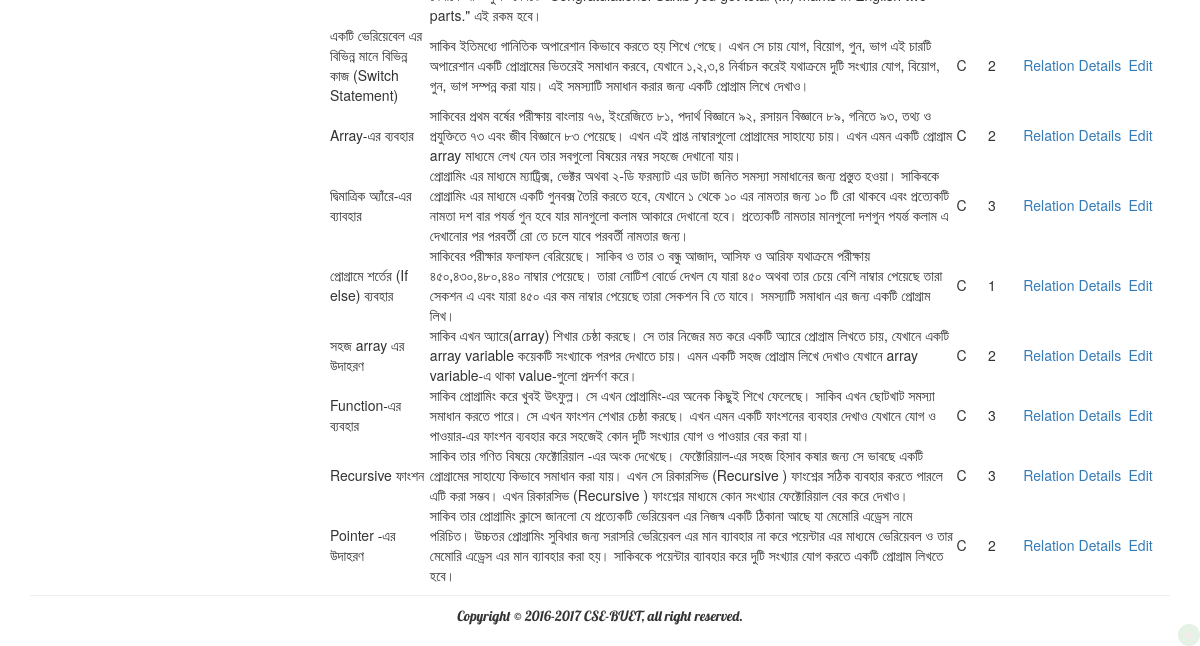
Before: /index.php/c/problem_list (lower part) with the older database file.
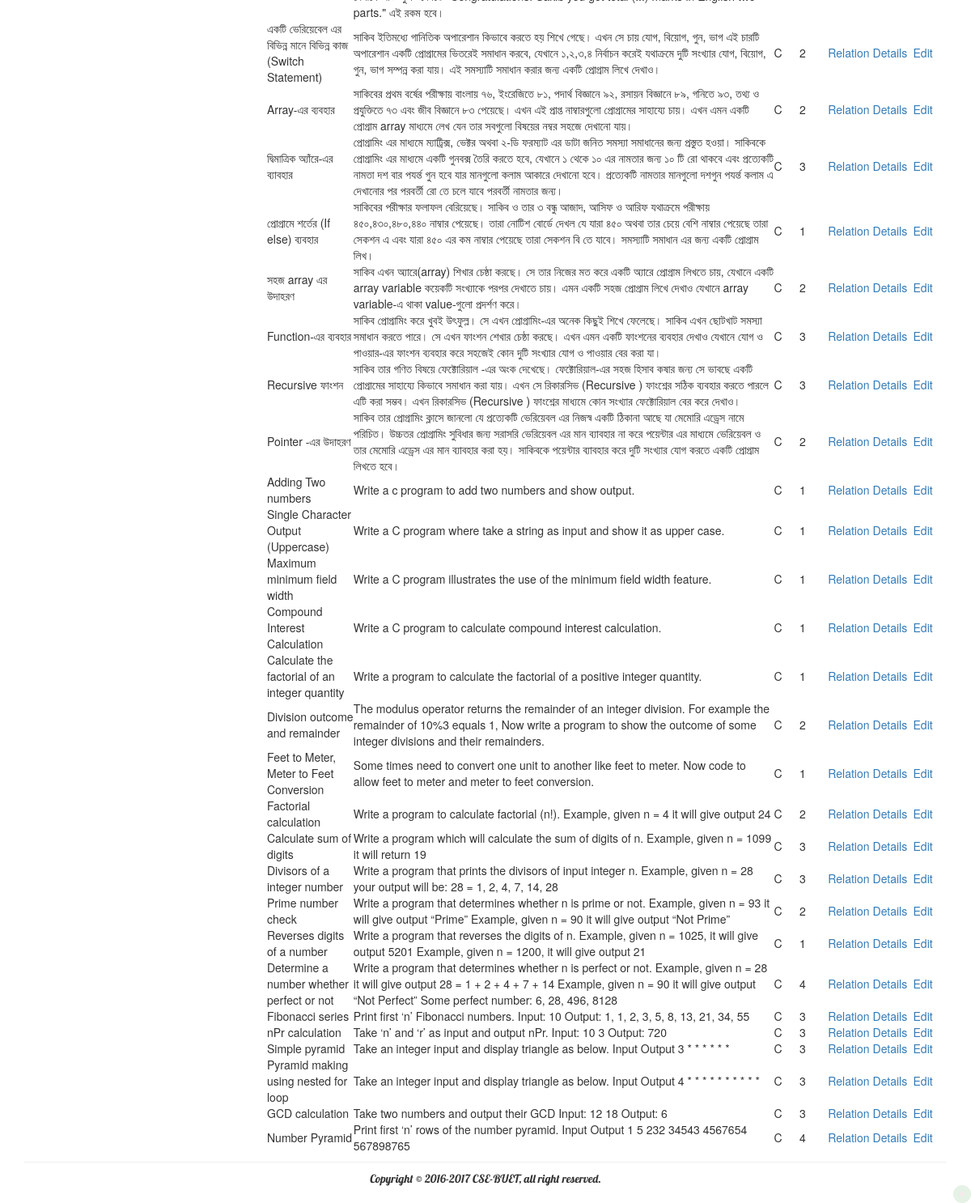
After: the same page with the newer database file.
### tables this page shows
CREATE TABLE IF NOT EXISTS `c_problem` (
  `id` int(11) NOT NULL AUTO_INCREMENT,
  `title` varchar(255) NOT NULL,
  `description` mediumtext NOT NULL,
  `learning_outcome` mediumtext NOT NULL,
  `reference_guide` varchar(255) NOT NULL,
  `keywords` varchar(100) NOT NULL,
  `type` varchar(30) NOT NULL,
  `level` int(2) NOT NULL,
  `sample_input` mediumtext,
  `sample_output` mediumtext,
  `hint` mediumtext NOT NULL,
  `chapter_id` int(11) NOT NULL,
  `created_by` varchar(50) NOT NULL,
  `created_at` timestamp NOT NULL DEFAULT CURRENT_TIMESTAMP,
  `updated_at` timestamp NULL DEFAULT NULL,
  PRIMARY KEY (`id`)
);

### application/controllers/c/Problem_list.php (called while the page is built, shortened)
<?php
class Problem_list extends CI_Controller {
	function __construct() {
		$this->load->model("c/Problem_list_model", "problem_list");
	}
	public function index()
	{
		$data['all_problem'] = $this->problem_list->selectProblem();
		$this->load->view('c/problem_list/index_view', $data);
	}
}

### index.php (called while the page is built, shortened)
<?php
require_once BASEPATH.'core/CodeIgniter.php';

### application/models/c/Problem_list_model.php (called while the page is built, shortened)
<?php
class Problem_list_model extends CI_Model
{
    public function selectProblem()
    {
        $query = $this->db->get('c_problem');
        return $result = $query->result();
    }
}

### application/views/c/problem_list/index_view.php (the view, shortened to what this page needs)
<div class="col-md-9 col-sm-8 col-xs-12">
    <table id="problems" class="display " cellspacing="0" width="100%" >
        <tbody>
        <?php for ($i = 0; $i < count($all_problem); ++$i) { ?>
        <tr>
            <td><?php echo $all_problem[$i]->title;?></td>
            <td><?php echo $all_problem[$i]->description;?></td>
            <td><?php echo $all_problem[$i]->type;?></td>
            <td><?php echo $all_problem[$i]->level;?></td>
            <td><a href="<?=base_url();?>c/Relation?pid=<?php echo $all_problem[$i]->id;?>&level=<?php echo $all_problem[$i]->level;?>&title=<?php echo $all_problem[$i]->title;?>">Relation</a> </td>
            <td><a href="<?=base_url();?>c/Problem_list/single_view/<?php echo $all_problem[$i]->id;?>">Details</a> </td>
            <td><a href="<?=base_url();?>c/Problem_list/edit/<?php echo $all_problem[$i]->id;?>">Edit</a> </td>
        </tr>
        <?php } ?>
        </tbody>
    </table>
</div>

Changed rows visible on the page:
added c_problem: title "Adding Two numbers", description "Write a c program to add two numbers and show output.", type "C", level "1"
added c_problem: title "Single Character Output (Uppercase)", description "Write a C program where take a string as input and show it as upper case.", type "C", level "1"
added c_problem: title "Maximum minimum field width", description "Write a C program illustrates the use of the minimum field width feature.", type "C", level "1"
added c_problem: title "Compound Interest Calculation", description "Write a C program to calculate compound interest calculation.", type "C", level "1"
added c_problem: title "Calculate the factorial of an integer quantity", description "Write a program to calculate the factorial of a positive integer quantity.", type "C", level "1"
added c_problem: title "Division outcome and remainder", description "The modulus operator returns the remainder of an integer division. For example the remainder of 10%3 equals 1, Now write a program to show the outcome of some integer divisions and their remainders.", type "C", level "2"
added c_problem: title "Feet to Meter, Meter to Feet Conversion", description "Some times need to convert one unit to another like feet to meter. Now code to allow feet to meter and meter to feet conversion.", type "C", level "1"
added c_problem: title "Factorial calculation", description "Write a program to calculate factorial (n!). Example, given n = 4 it will give output 24", type "C", level "2"
added c_problem: title "Calculate sum of digits", description "Write a program which will calculate the sum of digits of n. Example, given n = 1099 it will return 19", type "C", level "3"
added c_problem: title "Divisors of a integer number", description "Write a program that prints the divisors of input integer n. Example, given n = 28 your output will be: 28 = 1, 2, 4, 7, 14, 28", type "C", level "3"
added c_problem: title "Prime number check", description "Write a program that determines whether n is prime or not. Example, given n = 93 it will give output “Prime” Example, given n = 90 it will give output “Not Prime”", type "C", level "2"
added c_problem: title "Reverses digits of a number", description "Write a program that reverses the digits of n. Example, given n = 1025, it will give output 5201 Example, given n = 1200, it will give output 21", type "C", level "1"
added c_problem: title "Determine a number whether perfect or not", description "Write a program that determines whether n is perfect or not. Example, given n = 28 it will give output 28 = 1 + 2 + 4 + 7 + 14 Example, given n = 90 it will give output “Not Perfect” Some perfect number: 6, 28, 496, 8128", type "C", level "4"
added c_problem: title "Fibonacci series", description "Print first ‘n’ Fibonacci numbers. Input: 10 Output: 1, 1, 2, 3, 5, 8, 13, 21, 34, 55", type "C", level "3"
added c_problem: title "nPr calculation", description "Take ‘n’ and ‘r’ as input and output nPr. Input: 10 3 Output: 720", type "C", level "3"
added c_problem: title "Simple pyramid", description "Take an integer input and display triangle as below. Input Output 3 * * * * * *", type "C", level "3"
added c_problem: title "Pyramid making using nested for loop", description "Take an integer input and display triangle as below. Input Output 4 * * * * * * * * * *", type "C", level "3"
added c_problem: title "GCD calculation", description "Take two numbers and output their GCD Input: 12 18 Output: 6", type "C", level "3"
added c_problem: title "Number Pyramid", description "Print first ‘n’ rows of the number pyramid. Input Output 1 5 232 34543 4567654 567898765", type "C", level "4"
